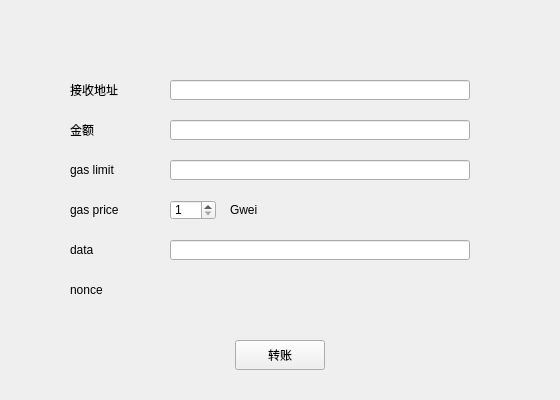
<?xml version="1.0" encoding="UTF-8"?>
<ui version="4.0">
 <class>TransferEthDialog</class>
 <widget class="QDialog" name="TransferEthDialog">
  <property name="geometry">
   <rect>
    <x>0</x>
    <y>0</y>
    <width>560</width>
    <height>400</height>
   </rect>
  </property>
  <property name="windowTitle">
   <string>Dialog</string>
  </property>
  <widget class="QLineEdit" name="toAddressLineEdit">
   <property name="geometry">
    <rect>
     <x>170</x>
     <y>80</y>
     <width>300</width>
     <height>20</height>
    </rect>
   </property>
  </widget>
  <widget class="QLineEdit" name="amountLineEdit">
   <property name="geometry">
    <rect>
     <x>170</x>
     <y>120</y>
     <width>300</width>
     <height>20</height>
    </rect>
   </property>
   <property name="text">
    <string/>
   </property>
  </widget>
  <widget class="QLabel" name="label">
   <property name="geometry">
    <rect>
     <x>70</x>
     <y>80</y>
     <width>80</width>
     <height>20</height>
    </rect>
   </property>
   <property name="text">
    <string>接收地址</string>
   </property>
  </widget>
  <widget class="QLabel" name="label_2">
   <property name="geometry">
    <rect>
     <x>70</x>
     <y>120</y>
     <width>80</width>
     <height>20</height>
    </rect>
   </property>
   <property name="text">
    <string>金额</string>
   </property>
  </widget>
  <widget class="QLabel" name="label_3">
   <property name="geometry">
    <rect>
     <x>70</x>
     <y>160</y>
     <width>80</width>
     <height>20</height>
    </rect>
   </property>
   <property name="text">
    <string>gas limit</string>
   </property>
  </widget>
  <widget class="QLineEdit" name="gasLimitLineEdit">
   <property name="geometry">
    <rect>
     <x>170</x>
     <y>160</y>
     <width>300</width>
     <height>20</height>
    </rect>
   </property>
   <property name="text">
    <string/>
   </property>
  </widget>
  <widget class="QLabel" name="label_4">
   <property name="geometry">
    <rect>
     <x>70</x>
     <y>200</y>
     <width>80</width>
     <height>20</height>
    </rect>
   </property>
   <property name="text">
    <string>gas price</string>
   </property>
  </widget>
  <widget class="QLabel" name="label_5">
   <property name="geometry">
    <rect>
     <x>230</x>
     <y>200</y>
     <width>80</width>
     <height>20</height>
    </rect>
   </property>
   <property name="text">
    <string>Gwei</string>
   </property>
  </widget>
  <widget class="QSpinBox" name="gasPriceSpinBox">
   <property name="geometry">
    <rect>
     <x>170</x>
     <y>200</y>
     <width>46</width>
     <height>20</height>
    </rect>
   </property>
   <property name="minimum">
    <number>1</number>
   </property>
   <property name="maximum">
    <number>50</number>
   </property>
  </widget>
  <widget class="QLabel" name="label_6">
   <property name="geometry">
    <rect>
     <x>70</x>
     <y>240</y>
     <width>80</width>
     <height>20</height>
    </rect>
   </property>
   <property name="text">
    <string>data</string>
   </property>
  </widget>
  <widget class="QLineEdit" name="dataLineEdit">
   <property name="geometry">
    <rect>
     <x>170</x>
     <y>240</y>
     <width>300</width>
     <height>20</height>
    </rect>
   </property>
   <property name="text">
    <string/>
   </property>
  </widget>
  <widget class="QLabel" name="label_7">
   <property name="geometry">
    <rect>
     <x>70</x>
     <y>280</y>
     <width>80</width>
     <height>20</height>
    </rect>
   </property>
   <property name="text">
    <string>nonce</string>
   </property>
  </widget>
  <widget class="QLabel" name="nonceLabel">
   <property name="geometry">
    <rect>
     <x>170</x>
     <y>280</y>
     <width>80</width>
     <height>20</height>
    </rect>
   </property>
   <property name="text">
    <string/>
   </property>
  </widget>
  <widget class="QToolButton" name="transferBtn">
   <property name="geometry">
    <rect>
     <x>235</x>
     <y>340</y>
     <width>90</width>
     <height>30</height>
    </rect>
   </property>
   <property name="text">
    <string>转账</string>
   </property>
  </widget>
 </widget>
 <resources/>
 <connections/>
</ui>
